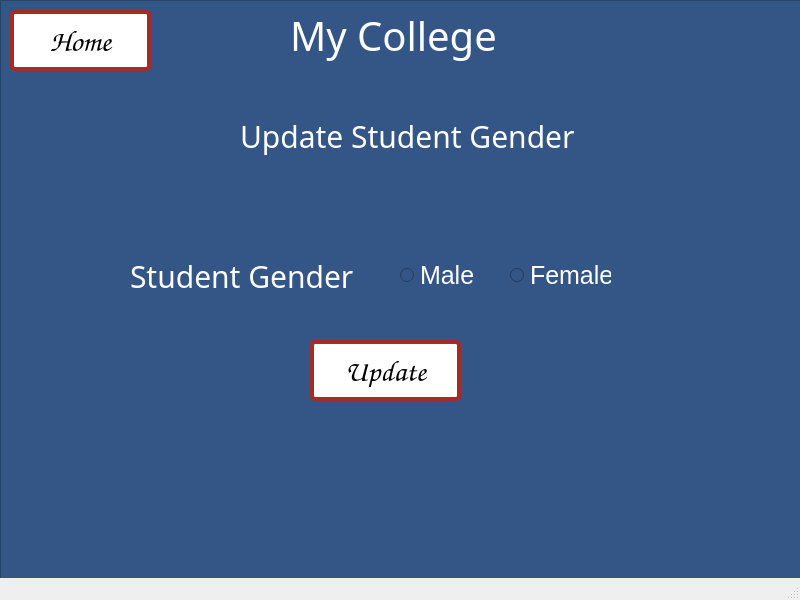
<?xml version="1.0" encoding="UTF-8"?>
<ui version="4.0">
 <class>MainWindow</class>
 <widget class="QMainWindow" name="MainWindow">
  <property name="geometry">
   <rect>
    <x>0</x>
    <y>0</y>
    <width>800</width>
    <height>600</height>
   </rect>
  </property>
  <property name="windowTitle">
   <string>MainWindow</string>
  </property>
  <widget class="QWidget" name="centralwidget">
   <widget class="QWidget" name="gridLayoutWidget">
    <property name="geometry">
     <rect>
      <x>0</x>
      <y>0</y>
      <width>801</width>
      <height>641</height>
     </rect>
    </property>
    <layout class="QGridLayout" name="gridLayout">
     <item row="0" column="0">
      <widget class="QFrame" name="frame">
       <property name="autoFillBackground">
        <bool>false</bool>
       </property>
       <property name="styleSheet">
        <string notr="true"> background-color: #345687;</string>
       </property>
       <property name="frameShape">
        <enum>QFrame::StyledPanel</enum>
       </property>
       <property name="frameShadow">
        <enum>QFrame::Raised</enum>
       </property>
       <widget class="QLabel" name="label_4">
        <property name="geometry">
         <rect>
          <x>290</x>
          <y>10</y>
          <width>211</width>
          <height>51</height>
         </rect>
        </property>
        <property name="font">
         <font>
          <family>Papyrus</family>
          <pointsize>-1</pointsize>
         </font>
        </property>
        <property name="styleSheet">
         <string notr="true">font-size: 40px;
color: white;</string>
        </property>
        <property name="text">
         <string>My College</string>
        </property>
       </widget>
       <widget class="QLabel" name="label_5">
        <property name="geometry">
         <rect>
          <x>240</x>
          <y>110</y>
          <width>341</width>
          <height>51</height>
         </rect>
        </property>
        <property name="font">
         <font>
          <family>Papyrus</family>
          <pointsize>-1</pointsize>
         </font>
        </property>
        <property name="styleSheet">
         <string notr="true">font-size: 30px;
color: white;</string>
        </property>
        <property name="text">
         <string>Update Student Gender</string>
        </property>
       </widget>
       <widget class="QLabel" name="label_6">
        <property name="geometry">
         <rect>
          <x>130</x>
          <y>250</y>
          <width>231</width>
          <height>51</height>
         </rect>
        </property>
        <property name="font">
         <font>
          <family>Papyrus</family>
          <pointsize>-1</pointsize>
         </font>
        </property>
        <property name="styleSheet">
         <string notr="true">font-size: 30px;
color: white;</string>
        </property>
        <property name="text">
         <string>Student Gender</string>
        </property>
       </widget>
       <widget class="QPushButton" name="updateStudentGenderHomeButton">
        <property name="geometry">
         <rect>
          <x>10</x>
          <y>10</y>
          <width>141</width>
          <height>61</height>
         </rect>
        </property>
        <property name="font">
         <font>
          <family>Comic Sans MS</family>
          <pointsize>-1</pointsize>
          <underline>false</underline>
          <strikeout>false</strikeout>
         </font>
        </property>
        <property name="styleSheet">
         <string notr="true">background-color: white;
display: inline-block;
      padding: 10px 20px;
      font-size: 30px;
      text-align: center;
      text-decoration: none;
      cursor: pointer;
      border-radius: 5px;
      transition: background-color 0.3s ease;
 border: 4px solid brown;</string>
        </property>
        <property name="text">
         <string>Home</string>
        </property>
       </widget>
       <widget class="QPushButton" name="updateStudentGenderUpdateButton">
        <property name="geometry">
         <rect>
          <x>310</x>
          <y>340</y>
          <width>151</width>
          <height>61</height>
         </rect>
        </property>
        <property name="font">
         <font>
          <family>Comic Sans MS</family>
          <pointsize>-1</pointsize>
          <underline>false</underline>
          <strikeout>false</strikeout>
         </font>
        </property>
        <property name="styleSheet">
         <string notr="true">background-color: white;
display: inline-block;
      padding: 10px 20px;
      font-size: 30px;
      text-align: center;
      text-decoration: none;
      cursor: pointer;
      border-radius: 5px;
      transition: background-color 0.3s ease;
 border: 4px solid brown;</string>
        </property>
        <property name="text">
         <string>Update</string>
        </property>
       </widget>
       <widget class="QRadioButton" name="updateStudentGenderMale">
        <property name="geometry">
         <rect>
          <x>400</x>
          <y>260</y>
          <width>81</width>
          <height>31</height>
         </rect>
        </property>
        <property name="styleSheet">
         <string notr="true">color:white;font-size:25px</string>
        </property>
        <property name="text">
         <string>Male</string>
        </property>
       </widget>
       <widget class="QRadioButton" name="updateStudentGenderFemale">
        <property name="geometry">
         <rect>
          <x>510</x>
          <y>260</y>
          <width>101</width>
          <height>31</height>
         </rect>
        </property>
        <property name="styleSheet">
         <string notr="true">color:white;font-size:25px</string>
        </property>
        <property name="text">
         <string>Female</string>
        </property>
       </widget>
      </widget>
     </item>
    </layout>
   </widget>
  </widget>
  <widget class="QStatusBar" name="statusbar"/>
 </widget>
 <resources/>
 <connections/>
</ui>
